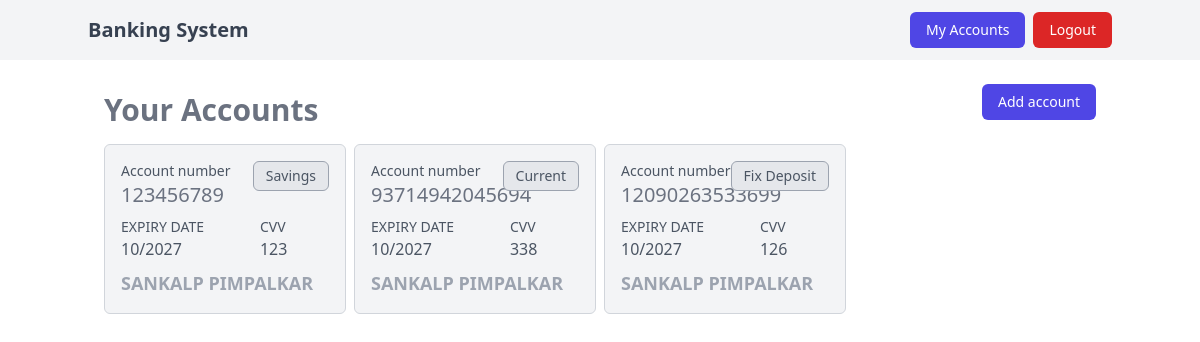
The app's page /accounts/ (signed in) with its own data.
### Bank/models.py (models this page shows)
class Account(models.Model):
    ACCOUNT_TYPE = [
        ('Savings', 'Savings'),
        ('Current', 'Current'),
        ('Fix Deposit', 'Fix Deposit')
    ]
    today = datetime.today()
    user = models.ForeignKey(User, on_delete=models.SET_NULL, null=True, blank=True)
    account_number = models.BigIntegerField(default=generate_account_number)
    account_type = models.CharField(choices=ACCOUNT_TYPE, default='Savings', max_length=20)
    account_expiry = models.DateTimeField(default=today + timedelta(days=1000))
    balance = models.FloatField(default=0)
    cvv = models.IntegerField(default=generate_cvv)
    created_at = models.DateTimeField(auto_now_add=True)

### users/models.py (models this page shows, shortened)
class User(AbstractUser):
    ROLE_TYPE = [
        ('Admin', 'Admin'),
        ('Customer', 'Customer')
    ]
    username = None
    role = models.CharField(choices=ROLE_TYPE, default='Customer', max_length=10)
    email = models.EmailField(unique=True)
    USERNAME_FIELD = 'email'
    REQUIRED_FIELDS = ['first_name', 'last_name']
    objects = UserManager()

### Bank/views.py (the view)
# urls.py: path('accounts/', accounts_page, name="accounts_page"),
@login_required(redirect_field_name='login_account')
def accounts_page(request):
    user = User.objects.get(id=request.user.id)
    accounts = Account.objects.filter(user=user)
    context = {
        'accounts': accounts
    }
    return render(request, 'accounts.html', context)

### Bank/templates/accounts.html (shortened to what this page needs)
{% extends "layout.html" %}
{% block content %}
    <div class="w-full flex items-center justify-between">
        <h5 class="text-gray-500 text-3xl font-bold pt-4 text-center md:text-left">
            Your Accounts
        </h5>
        <a href="{% url 'create_account' %}" class="bg-indigo-600 text-white px-4 py-2 rounded-md hover:bg-indigo-700 text-sm">
            Add account
        </a>
    </div>
    <ul class="mt-4 w-full grid grid-cols-1 sm:grid-cols-2 md:grid-cols-3 lg:grid-cols-4 gap-2">
        {% for account in accounts %}
            <li class="border bg-gray-100 border-gray-300 p-4 rounded-md relative select-none">
                <div>
                    <p class="text-sm text-gray-600 ">
                        Account number
                    </p>
                    <h4 class="text-gray-500 text-xl">
                        {{account.account_number}}
                    </h4>
                </div>
                <div class="my-2 flex gap-14">
                    <div>
                        <p class="text-sm text-gray-600 ">
                            EXPIRY DATE
                        </p>
                        <h4 class="text-base text-gray-600">
                            {{account.account_expiry|date:'m/Y'}}
                        </h4>
                    </div>
                    <div>
                        <p class="text-sm text-gray-600 ">
                            CVV
                        </p>
                        <h4 class="text-base text-gray-600">
                            {{account.cvv}}
                        </h4>
                    </div>
                </div>
                <div>
                    <h3 class="text-gray-400 text-lg font-semibold">
                        {{account.user.first_name|upper}} {{account.user.last_name|upper}}
                    </h3>
                </div>
                <p class="absolute bg-gray-200 text-gray-600 text-sm right-0 top-0 m-4 border border-gray-400 rounded-md px-3 py-1">
                    {{account.account_type}}
                </p>
            </li>
        {% endfor %}
    </ul>
{% endblock %}

### templates/layout.html (shortened to what this page needs)
<!DOCTYPE html>
<html lang="en">
<head>
    <script src="https://cdn.tailwindcss.com"></script>
</head>
<body>
    <nav class="bg-gray-100 px-4">
        <div class="container mx-auto flex items-center justify-between py-3">
            <a href="{% url 'home_page' %}" class="text-xl font-semibold text-gray-700 hover:text-gray-900">
                Banking System
            </a>
            {% if user.is_authenticated %}
                <div class="flex items-center gap-2">
                    <a href="{% url 'accounts_page' %}" class="bg-indigo-600 text-white px-4 py-2 rounded-md hover:bg-indigo-700 text-sm">
                        My Accounts
                    </a>
                    <a
                    href="{% url 'logout_account' %}"
                    class="bg-red-600 text-white px-4 py-2 rounded-md hover:bg-red-700 text-sm">
                        Logout
                    </a>
                </div>
            {% endif %}
        </div>
    </nav>
    <div class="container mx-auto py-4 px-4">
        {% block content %}{% endblock %}
    </div>
</body>
</html>

### records on screen
Account: account_number "123456789", account_expiry "10/2027", cvv "123", user.first_name "SANKALP", user.last_name "PIMPALKAR", account_type "Savings"
Account: account_number "93714942045694", account_expiry "10/2027", cvv "338", user.first_name "SANKALP", user.last_name "PIMPALKAR", account_type "Current"
Account: account_number "12090263533699", account_expiry "10/2027", cvv "126", user.first_name "SANKALP", user.last_name "PIMPALKAR", account_type "Fix Deposit"
